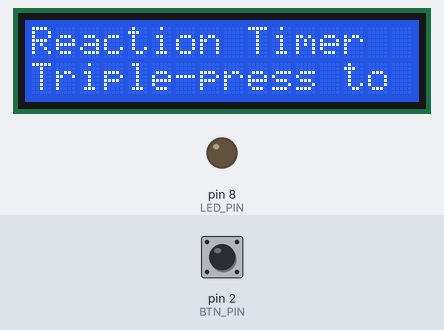
Bench run of a sketch on a simulated Arduino Uno, built with avr-gcc and run on an emulated ATmega328P. Shown: 16×2 character LCD, output pins drawn as LEDs (lit = HIGH). The inputs (shaded band) are chosen by the test bench; at power-on: pin 2 (BTN_PIN) HIGH. Random numbers use the default seed unless the sketch sets one; what the sketch prints to the serial monitor is not drawn.

Above: at 1.2 s.
1.3 s: pin 2 (BTN_PIN) pulled LOW for 0.15 s
At 2.6 s:
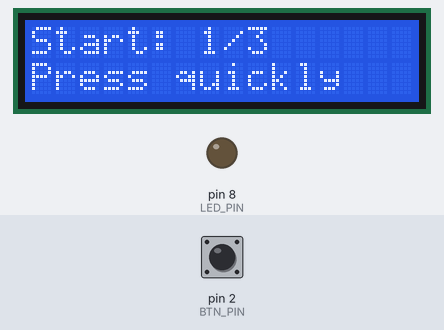
4.4 s: pin 2 (BTN_PIN) pulled LOW for 1 s
7.9 s: pin 2 (BTN_PIN) pulled LOW for 3.2 s
12.6 s: pin 2 (BTN_PIN) pulsed LOW 5 times (0.12 s each, 0.3 s apart)
At 15.3 s:
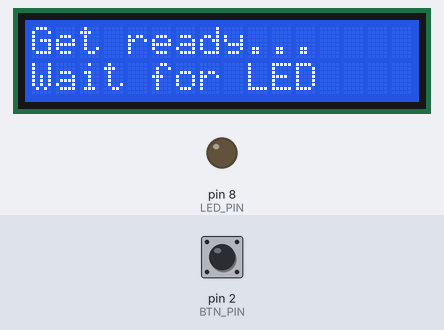
17.1 s: pin 2 (BTN_PIN) pulled LOW for 0.15 s
At 17.7 s:
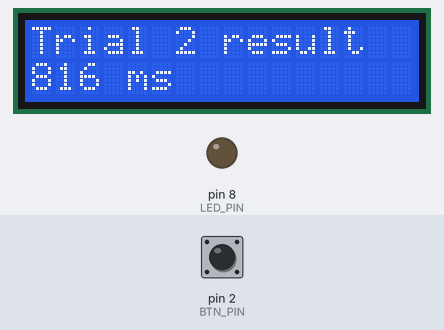
19.4 s: pin 2 (BTN_PIN) pulsed LOW 2 times (0.12 s each, 0.3 s apart)
At 21.0 s:
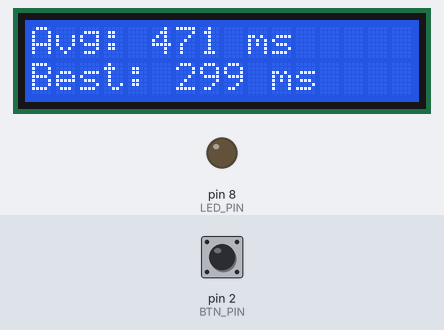
Timing chart, 0 to 22.5 s (numbered marks = the images above; inputs shaded):
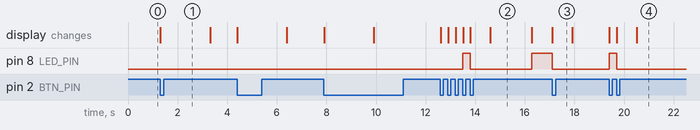

Measured:
- after the input at 1.3 s, the display: changes at once (image 1)
- after the input at 12.6 s, pin 8 (LED_PIN): LOW → HIGH after 0.91 s, → LOW 0.29 s later, → HIGH 2.5 s later; the display: first changes at once (image 2 shows a later state)
- after the input at 17.1 s, pin 8 (LED_PIN): HIGH → LOW at once; the display: changes at once (image 3)
- what the display in image 2 shows lasts 1.7 s, from 14.6 s to 16.3 s

The sketch:

reaction-timer.ino
```cpp
#include <LiquidCrystal.h>

// LCD pins: RS=12, E=11, D4=5, D5=4, D6=3, D7=6
LiquidCrystal lcd(12, 11, 5, 4, 3, 6);

const int LED_PIN = 8;
const int BTN_PIN = 2;   // button to GND, INPUT_PULLUP

const unsigned long DEBOUNCE_MS     = 15;
const unsigned long START_WINDOW_MS = 2000;   // gap allowed between triple-start presses
const unsigned long MIN_WAIT_MS     = 1500;   // random pre-signal delay
const unsigned long EXTRA_WAIT_MS   = 2500;   // total wait = 1.5..4.0 s
const unsigned long COOLDOWN_MS     = 800;    // LED off between trials

enum State { IDLE, ARMING, PRE_WAIT, SIGNAL_ON, INTER_COOLDOWN, ROUND_DONE };
State state = IDLE;

// debounce + edge detect
bool stable = true;  // HIGH initially (pull-up)
bool lastStable = true;
unsigned long lastChangeMs = 0;
bool pressedEvent = false; // HIGH->LOW one-shot

// triple-press start
int startPressCount = 0;
unsigned long startWindowBegin = 0;

// trials (per round)
int trial = 0;  // 0..2
unsigned long t_signal = 0;
unsigned long times_ms[3] = {0,0,0};
unsigned long bestRound = 999999;  // resets each round

unsigned long waitStart = 0;
unsigned long waitFor  = 0;

void lcd2(const char* l1, const char* l2 = "") {
  lcd.clear(); lcd.setCursor(0,0); lcd.print(l1);
  lcd.setCursor(0,1); lcd.print(l2);
}

void resetRoundStats() {
  trial = 0;
  times_ms[0] = times_ms[1] = times_ms[2] = 0;
  bestRound = 999999;
}

void setup() {
  pinMode(LED_PIN, OUTPUT);
  pinMode(BTN_PIN, INPUT_PULLUP);
  digitalWrite(LED_PIN, LOW);

  lcd.begin(16, 2);
  lcd2("Reaction Timer", "Triple-press to go");

  Serial.begin(9600);
  randomSeed(analogRead(A0));
}

void loop() {
  unsigned long now = millis();

  // debounce + edge
  bool raw = digitalRead(BTN_PIN); // HIGH=not pressed, LOW=pressed
  if (raw != stable && (now - lastChangeMs) > DEBOUNCE_MS) {
    stable = raw;
    lastChangeMs = now;
  }
  pressedEvent = (lastStable == HIGH && stable == LOW);
  lastStable = stable;

  switch (state) {
    case IDLE:
      if (pressedEvent) {
        startPressCount = 1; startWindowBegin = now;
        lcd2("Start: 1/3", "Press quickly");
        state = ARMING;
      }
      break;

    case ARMING:
      if (now - startWindowBegin > START_WINDOW_MS) {
        lcd2("Start timed out", "Triple-press again");
        state = IDLE; break;
      }
      if (pressedEvent) {
        startPressCount++; startWindowBegin = now;
        char l1[17]; snprintf(l1, sizeof(l1), "Start: %d/3", startPressCount);
        lcd2(l1, "Press quickly");
        if (startPressCount >= 3) {
          // NEW: reset per-round stats here
          resetRoundStats();
          lcd2("Round started!", "Get ready...");
          beginPreWait();
          state = PRE_WAIT;
        }
      }
      break;

    case PRE_WAIT:
      // false start: press before LED -> restart random wait (same trial)
      if (pressedEvent) {
        lcd2("False start!", "Wait for LED");
        beginPreWait();
      }
      if (now - waitStart >= waitFor) {
        digitalWrite(LED_PIN, HIGH);
        t_signal = now;
        char l1[17]; snprintf(l1, sizeof(l1), "Trial %d: GO!", trial + 1);
        lcd2(l1, "Press ASAP");
        state = SIGNAL_ON;
      }
      break;

    case SIGNAL_ON:
      if (pressedEvent) {
        unsigned long rt = now - t_signal;
        times_ms[trial] = rt;
        if (rt < bestRound) bestRound = rt;

        digitalWrite(LED_PIN, LOW);

        char l1[17], l2[17];
        snprintf(l1, sizeof(l1), "Trial %d result", trial + 1);
        snprintf(l2, sizeof(l2), "%lu ms", rt);
        lcd2(l1, l2);

        beginCooldown();
        state = INTER_COOLDOWN;
      }
      break;

    case INTER_COOLDOWN:
      if (now - waitStart >= waitFor) {
        trial++;
        if (trial < 3) {
          lcd2("Get ready...", "Wait for LED");
          beginPreWait();
          state = PRE_WAIT;
        } else {
          showRoundSummary();  // uses bestRound + per-round avg
          state = ROUND_DONE;
        }
      }
      break;

    case ROUND_DONE:
      if (pressedEvent) {
        startPressCount = 1; startWindowBegin = now;
        lcd2("Start: 1/3", "Press quickly");
        state = ARMING;
      }
      break;
  }
}

// helpers
void beginPreWait() {
  waitStart = millis();
  waitFor  = MIN_WAIT_MS + (unsigned long)random(0, EXTRA_WAIT_MS + 1);
}

void beginCooldown() {
  waitStart = millis();
  waitFor = COOLDOWN_MS;
}

void showRoundSummary() {
  unsigned long sum = times_ms[0] + times_ms[1] + times_ms[2];
  unsigned long avg = sum / 3;

  char l1[17], l2[17];
  snprintf(l1, sizeof(l1), "Avg: %lu ms", avg);
  snprintf(l2, sizeof(l2), "Best: %lu ms", bestRound);
  lcd2(l1, l2);

  Serial.println("\n=== Round Summary ===");
  Serial.print("T1: "); Serial.print(times_ms[0]); Serial.println(" ms");
  Serial.print("T2: "); Serial.print(times_ms[1]); Serial.println(" ms");
  Serial.print("T3: "); Serial.print(times_ms[2]); Serial.println(" ms");
  Serial.print("Avg (round): "); Serial.print(avg); Serial.println(" ms");
  Serial.print("Best (round): "); Serial.print(bestRound); Serial.println(" ms");
  Serial.println("=====================");
  Serial.println("\nTriple-press to start a new round.");
}
```
